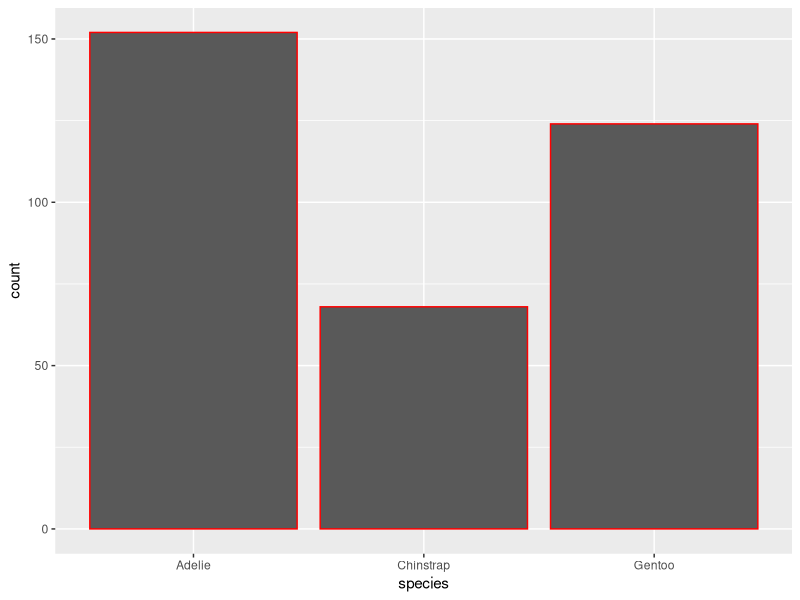
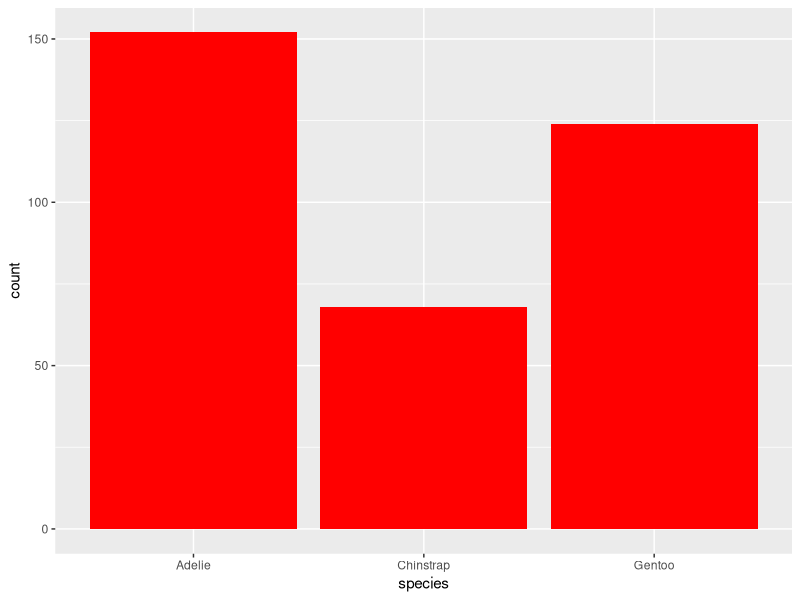

R code for these plots, in order:
library(palmerpenguins)
library(ggthemes)
library(ggplot2)
# set the color of the outline 
ggplot(penguins, aes(x = species)) +
  geom_bar(color = "red")
# fill color of the bars to red
ggplot(penguins, aes(x = species)) +
  geom_bar(fill = "red")
